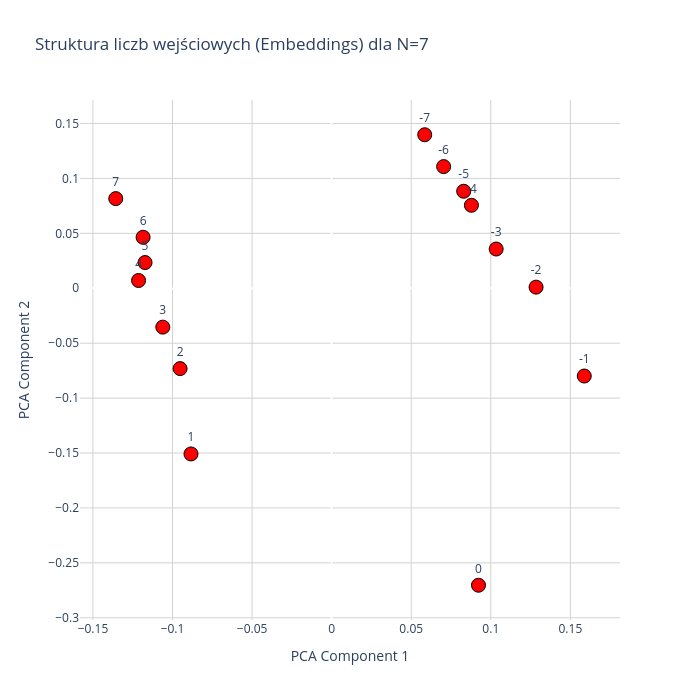

This figure's notebook cell:
### Code cell
model, N = GetModelFromConfig("")

model_path = r"checkpoint_epoch_20000.pt"

checkpoint = torch.load(model_path, map_location="cpu")

model_weights = checkpoint["model_state_dict"]
model.load_state_dict(model_weights)

plot_input_only_plotly(model, N=N)

### Figure 1 — Plotly figure (JSON) as saved in the notebook; plotly's stock layout.template omitted (floating-point values rounded to 4 significant figures)
{"data": [{"hoverinfo": "text", "hovertext": ["Wartość wejściowa: -7<br>Index w embed: 91", "Wartość wejściowa: -6<br>Index w embed: 92", "Wartość wejściowa: -5<br>Index w embed: 93", "Wartość wejściowa: -4<br>Index w embed: 94", "Wartość wejściowa: -3<br>Index w embed: 95", "Wartość wejściowa: -2<br>Index w embed: 96", "Wartość wejściowa: -1<br>Index w embed: 97", "Wartość wejściowa: 0<br>Index w embed: 98", "Wartość wejściowa: 1<br>Index w embed: 99", "Wartość wejściowa: 2<br>Index w embed: 100", "Wartość wejściowa: 3<br>Index w embed: 101", "Wartość wejściowa: 4<br>Index w embed: 102", "Wartość wejściowa: 5<br>Index w embed: 103", "Wartość wejściowa: 6<br>Index w embed: 104", "Wartość wejściowa: 7<br>Index w embed: 105"], "marker": {"color": "red", "line": {"color": "black", "width": 1}, "size": 14}, "mode": "markers+text", "text": ["-7", "-6", "-5", "-4", "-3", "-2", "-1", "0", "1", "2", "3", "4", "5", "6", "7"], "textposition": "top center", "type": "scatter", "x": [0.05848, 0.07037, 0.08298, 0.08782, 0.1034, 0.1285, 0.1587, 0.09228, -0.08839, -0.09525, -0.1061, -0.1213, -0.1173, -0.1185, -0.1357], "y": [0.1398, 0.1108, 0.08833, 0.07553, 0.03572, 0.001024, -0.07989, -0.2704, -0.1508, -0.07316, -0.03538, 0.007067, 0.0234, 0.04645, 0.08161]}], "layout": {"height": 700, "plot_bgcolor": "white", "title": {"text": "Struktura liczb wejściowych (Embeddings) dla N=7"}, "width": 700, "xaxis": {"gridcolor": "lightgray", "showgrid": true, "title": {"text": "PCA Component 1"}}, "yaxis": {"gridcolor": "lightgray", "showgrid": true, "title": {"text": "PCA Component 2"}}}}
